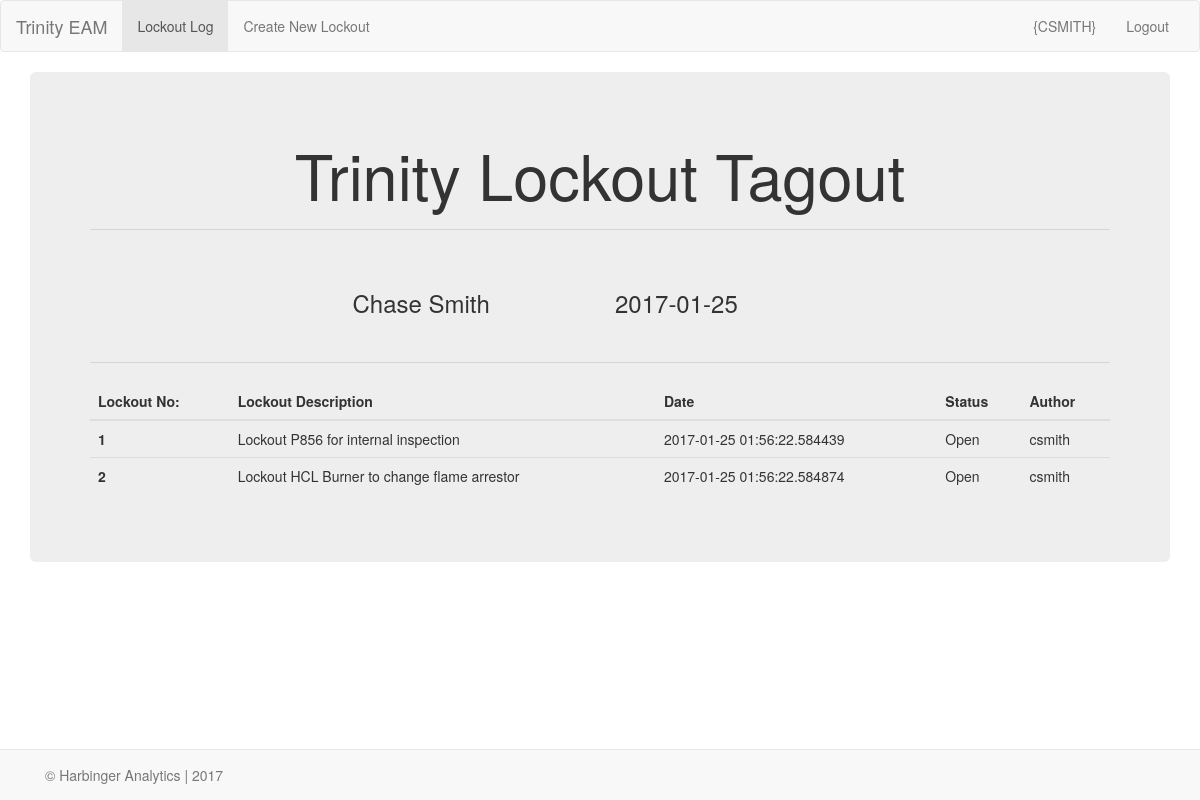
Before: / with the older database file.
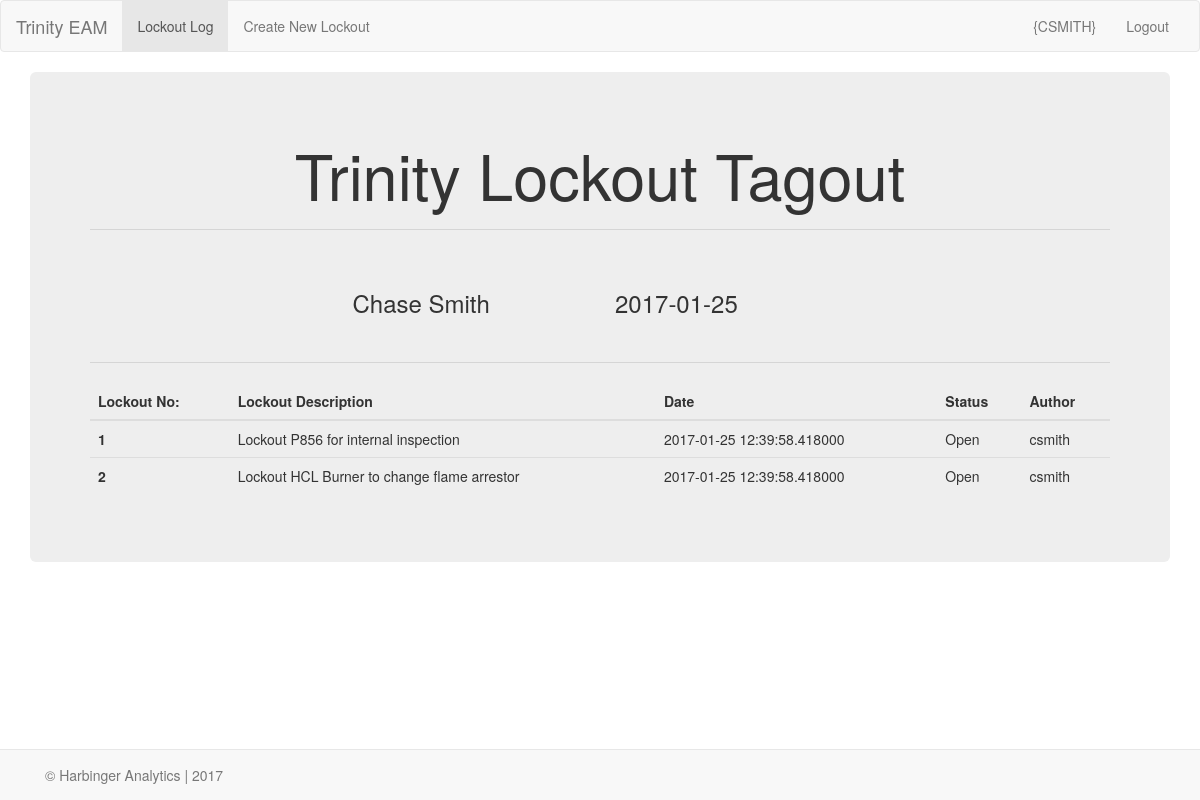
After: the same page with the newer database file.
### models.py (models this page shows, shortened)
class User(db.Model):
    __tablename__="user"
    id=db.Column(db.Integer, primary_key=True)
    username=db.Column(db.String(20), unique=True)
    first_name=db.Column(db.String(20), nullable=False)
    last_name=db.Column(db.String(20), nullable=False)
    position=db.Column(db.String(50), nullable=False)
    def __repr__(self):
        return '{}'.format(self.username)

class Lockout(db.Model):
    __tablename__="lockout"
    id=db.Column(db.Integer, primary_key=True)
    description=db.Column(db.String(200), nullable=False)
    lockout_author = db.relationship('User', backref=db.backref('lockout_author', lazy='dynamic'))
    user_id=db.Column('user_id', db.Integer, db.ForeignKey('user.id'))
    filename=db.Column(db.String(300), nullable=True)
    data=db.column(db.LargeBinary)
    date=db.Column(db.DateTime)
    ppe=db.Column(db.String(50), nullable=True)

### app.py (the view)
@app.route('/')
def index():
    today=date.today()
    user=db.session.query(User).first()
    lockout=db.session.query(Lockout).all()
    return render_template('index.html', lockout=lockout, user=user, today=today)

### templates/index.html
{% extends "base.html" %}
{% import "bootstrap/wtf.html" as wtf %}
{% block content %}
<div class="jumbotron">
<div class="text-center">
<h1> Trinity Lockout Tagout </h1>
</div>
<hr>
<br>
<div class="row">
        <div class="col-xs-3 col-xs-offset-3 form-group">
            <h3>{{ user.first_name }} {{ user.last_name }} </h3>
        </div>
        <div class="col-xs-6">
            <h3> {{ today }} </h3>
        </div>
</div>
<hr>
<table class="table table-sm">
<thead>
  <tr>
    <th>Lockout No:</th>
    <th>Lockout Description</th>
    <th>Date</th>
    <th>Status</th>
    <th>Author</th>
  </tr>
</thead>
<tbody>
  {% for each in lockout %}
  <tr>
    <th scope="row">{{ each.id}}</th>
    <td>{{ each.description }}</td>
    <td>{{ each.date }}</td>
    <td> Open </td>
    <td>{{ each.lockout_author }}</td>
  </tr>
  {% endfor %}
</tbody>
</table>
{% endblock %}

### templates/base.html (shortened to what this page needs)
<!DOCTYPE html>
<html>
  <head>
    {% block head %}
    <link href="{{ url_for('static', filename='bootstrap.min.css') }}" rel="stylesheet">
    <link href="{{ url_for('static', filename='style.css') }}" rel="stylesheet">
    {% endblock %}
  </head>
  <body>
  <nav class="navbar navbar-default">
  <div class="container-fluid">
    <div class="navbar-header">
      <a class="navbar-brand" href="/">Trinity EAM</a>
    </div>
    <div class="collapse navbar-collapse">
      <ul class="nav navbar-nav">
        <li class="active"><a href="/">Lockout Log <span class="sr-only">(current)</span></a></li>
        <li><a href="/lockout">Create New Lockout</a></li>
      </ul>
      <ul class="nav navbar-nav navbar-right">
        <li><a href="/user">{CSMITH}</a></li>
        <li><a href="/logout">Logout</a></li>
      </ul>
    </div>
  </div>
</nav>
    <div class="container"   style="margin-bottom: 60px;">
      {% block content %}{% endblock %}
    </div>
    <div class="navbar navbar-default navbar-fixed-bottom" role="navigation"  style="margin-bottom: 0px;" >
    	<div class="container">
    		<p class ="navbar-text"> &copy; Harbinger Analytics | 2017</p>
    	</div>
    </div>
  </body>
</html>

### static/style.css (style rules this page uses)
hr { background-color: blue; }

Changed rows visible on the page:
changed Lockout "Lockout P856 for internal inspection": date "2017-01-25 01:56:22.584439" → "2017-01-25 12:39:58.418000"
changed Lockout "Lockout HCL Burner to change flame arrestor": date "2017-01-25 01:56:22.584874" → "2017-01-25 12:39:58.418000"
